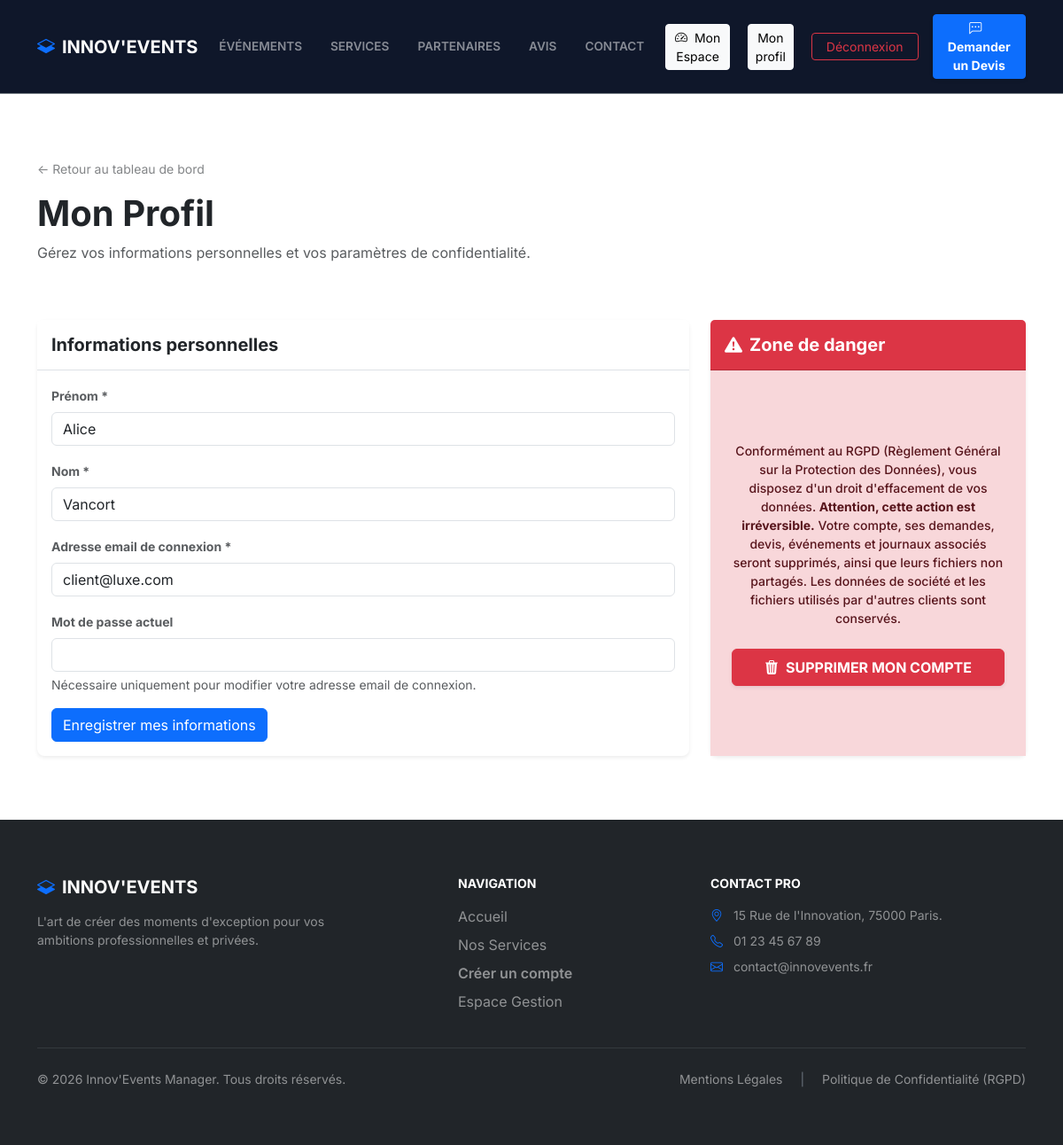
Page /index.php?action=client_profile (signed in) on the committed database.
### tables this page shows
CREATE TABLE users (
id INT AUTO_INCREMENT PRIMARY KEY,
company_id INT NULL,
email VARCHAR(255) NOT NULL UNIQUE,
password VARCHAR(255) NOT NULL,
must_change_password TINYINT(1) NOT NULL DEFAULT 0,
firstname VARCHAR(100) NOT NULL,
lastname VARCHAR(100) NOT NULL,
role VARCHAR(50) NOT NULL DEFAULT 'CLIENT',
is_deleted TINYINT(1) NOT NULL DEFAULT 0,
created_at TIMESTAMP DEFAULT CURRENT_TIMESTAMP,
CONSTRAINT fk_users_company
FOREIGN KEY (company_id) REFERENCES companies(id)
ON DELETE CASCADE ON UPDATE CASCADE
);

### src/controllers/ClientController.php (called while the page is built, shortened)
<?php
require_once __DIR__ . '/BaseController.php';
require_once __DIR__ . '/../models/sql/User.php';
class ClientController extends BaseController
{
    public function showProfile(): void
    {
        $this->checkAuth(['CLIENT']);
        $profile = $_SESSION['profile_inputs'] ?? [
            'firstname' => $_SESSION['user_firstname'],
            'lastname' => $_SESSION['user_lastname'],
            'email' => $_SESSION['user_email'],
        ];
        require __DIR__ . '/../views/client/profile.php';
    }
}

### src/models/sql/User.php (called while the page is built, shortened)
<?php
require_once __DIR__ . '/../../config/Database.php';
class User
{
    private $db;
    public function __construct()
    {
        $this->db = Database::getInstance();
    }
    public function findById(int $id)
    {
        try {
            $query = "SELECT u.*,
                             c.name AS company_name,
                             c.siren,
                             c.address,
                             c.postal_code,
                             c.city
                      FROM users as u
                      LEFT JOIN companies c ON u.company_id = c.id
                      WHERE u.id = :id
                      LIMIT 1";
            $stmt = $this->db->prepare($query);
            $stmt->execute([':id' => $id]);
            return $stmt->fetch(PDO::FETCH_ASSOC);
        } catch (\PDOException $e) {
            error_log("Erreur lors de la récupération de l'utilisateur $id : " . $e->getMessage());
            return false;
        }
    }
}

### src/config/Database.php (called while the page is built, shortened)
<?php
class Database {
    private static $instance = null;
    private function __construct() {
        $host    = 'db';
        $db      = 'innovevents_db';
        $user    = 'root';
        $pass    = 'root_password';
        $charset = 'utf8mb4';
        $dsn = "mysql:host=$host;dbname=$db;charset=$charset";
        try {
            $this->pdo = new PDO($dsn, $user, $pass, [
                PDO::ATTR_ERRMODE => PDO::ERRMODE_EXCEPTION,
                PDO::ATTR_DEFAULT_FETCH_MODE => PDO::FETCH_ASSOC,
                PDO::ATTR_EMULATE_PREPARES => false
            ]);
        } catch (\PDOException $e) {
            error_log("Database connection failure: " . $e->getMessage());
            die("Erreur de connexion à la base de données. Veuillez réessayer plus tard.");
        }
    }
    public static function getInstance() {
        if (self::$instance === null) {
            self::$instance = new Database();
        }
        return self::$instance->pdo;
    }
}

### src/controllers/BaseController.php (called while the page is built, shortened)
<?php
require_once __DIR__ . '/../models/sql/User.php';
abstract class BaseController
{
    protected function checkAuth(array $allowedRoles = [], bool $allowPasswordChange = false): void
    {
        $userModel = new User();
        $user = $userModel->findById((int)$_SESSION['user_id']);
    }
}

### src/views/client/profile.php (the view, shortened to what this page needs)
<?php
require __DIR__ . '/../partials/header.php';
?>
    <main class="container my-5 py-4">
        <div class="row mb-5">
            <div class="col-12">
                <a href="index.php?action=client_dashboard" class="text-decoration-none small text-muted opacity-75 mb-3 d-inline-block">← Retour au tableau de bord</a>
                <h1 class="fw-bold text-dark tracking-tight">Mon Profil</h1>
                <p class="text-muted">Gérez vos informations personnelles et vos paramètres de confidentialité.</p>
            </div>
        </div>
        <div class="row g-4">
            <div class="col-lg-8">
                <div class="card shadow-sm border-0 rounded-3 h-100">
                    <div class="card-header bg-white border-bottom py-3">
                        <h2 class="card-title h5 fw-bold mb-0 text-dark">Informations personnelles</h2>
                    </div>
                    <div class="card-body">
                        <form action="index.php?action=client_update_profile" method="POST">
                            <div class="mb-3">
                                <label for="firstname" class="form-label text-muted small fw-bold">Prénom *</label>
                                <input type="text" id="firstname" name="firstname" class="form-control" autocomplete="given-name" maxlength="100" required value="<?= htmlspecialchars($profile['firstname'], ENT_QUOTES, 'UTF-8') ?>">
                            </div>
                            <div class="mb-3">
                                <label for="lastname" class="form-label text-muted small fw-bold">Nom *</label>
                                <input type="text" id="lastname" name="lastname" class="form-control" autocomplete="family-name" maxlength="100" required value="<?= htmlspecialchars($profile['lastname'], ENT_QUOTES, 'UTF-8') ?>">
                            </div>
                            <div class="mb-3">
                                <label for="email" class="form-label text-muted small fw-bold">Adresse email de connexion *</label>
                                <input type="email" id="email" name="email" class="form-control" autocomplete="email" maxlength="255" required value="<?= htmlspecialchars($profile['email'], ENT_QUOTES, 'UTF-8') ?>">
                            </div>
                            <div class="mb-3">
                                <label for="current_password" class="form-label text-muted small fw-bold">Mot de passe actuel</label>
                                <input type="password" id="current_password" name="current_password" class="form-control" autocomplete="current-password" aria-describedby="password_help">
                                <p id="password_help" class="form-text">Nécessaire uniquement pour modifier votre adresse email de connexion.</p>
                            </div>
                            <button type="submit" class="btn btn-primary">Enregistrer mes informations</button>
                        </form>
                    </div>
                </div>
            </div>
            <div class="col-lg-4">
                <div class="card shadow-sm border-0 rounded-3 border-danger h-100">
                    <div class="card-header bg-danger text-white py-3">
                        <h2 class="card-title h5 fw-bold mb-0"><i class="bi bi-exclamation-triangle-fill me-2" aria-hidden="true"></i>Zone de danger</h2>
                    </div>
                    <div class="card-body bg-danger-subtle d-flex flex-column justify-content-center text-center p-4">
                        <p class="text-danger-emphasis fw-medium small mb-4">
                            Conformément au RGPD (Règlement Général sur la Protection des Données), vous disposez d'un droit d'effacement de vos données.
                            <strong>Attention, cette action est irréversible.</strong> Votre compte, ses demandes, devis, événements et journaux associés seront supprimés, ainsi que leurs fichiers non partagés.
                            Les données de société et les fichiers utilisés par d'autres clients sont conservés.
                        </p>
                        <form action="index.php?action=client_delete_account" method="POST">
                            <button type="submit" class="btn btn-danger fw-bold w-100 py-2 shadow-sm" onclick="return confirm('Voulez-vous supprimer définitivement votre compte et les données associées décrites ci-dessus ? Cette action est irréversible.');">
                                <i class="bi bi-trash3-fill me-2"></i>SUPPRIMER MON COMPTE
                            </button>
                        </form>
                    </div>
                </div>
            </div>
        </div>
    </main>
<?php require __DIR__ . '/../partials/footer.php'; ?>

### public/css/style.css (style rules this page uses)
body { font-family: 'Inter', system-ui, -apple-system, sans-serif !important; color: #475569 !important; }

### rows in the picture
users: firstname "Alice", lastname "Vancort", email "client@luxe.com"
